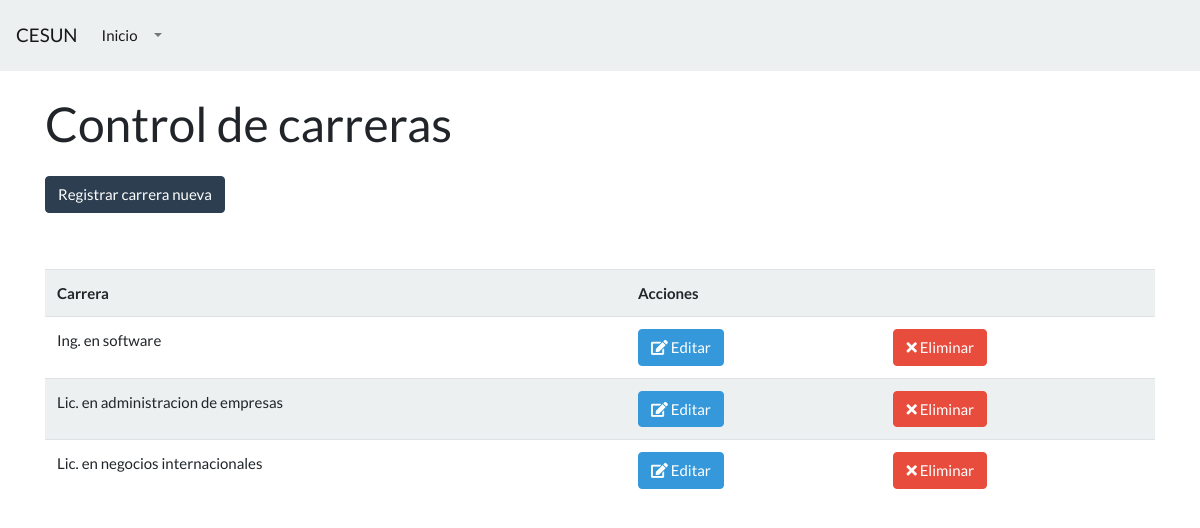
The page /Carreras/ (signed in) on the database its author committed.
### aplicacion/models.py (models this page shows, shortened)
class Carrera(models.Model):
    nombre=models.CharField(max_length=100)

### aplicacion/views.py (the view)
# urls.py: path('Carreras/', views.ListaCarreras.as_view(), name="carreras"),
class ListaCarreras(LoginRequiredMixin,generic.ListView):
    model = Carrera
    template_name = "carreras.html"

### aplicacion/templates/carreras.html (shortened to what this page needs)
{% extends "./base.html" %}
{% block contenido %}
<h1>Control de carreras</h1>
<a class="btn btn-primary mt-3 mb-5" href="{% url 'RegistrarCarrera' %}">Registrar carrera nueva</a>
<table class="table table-striped mt-2">
    <th>Carrera</th>
    <th colspan="2">Acciones</th>
    {% for carrera in object_list %}
    <tr>
        <td>{{carrera.nombre}}</td>
        <td><a class="btn btn-info" href="{% url 'ModificarCarrera' carrera.id %}"><i class="fa fa-edit" aria-hidden="true"></i> Editar</a></td>
        <td><a class="btn btn-danger" href="{% url 'EliminarCarrera' carrera.id %}"><i class="fa fa-times" aria-hidden="true"></i> Eliminar</a></td>
    </tr>
    {% endfor %}
</table>
{% endblock contenido %}

### rows shown on the page
Carrera: nombre "Ing. en software"
Carrera: nombre "Lic. en administracion de empresas"
Carrera: nombre "Lic. en negocios internacionales"
